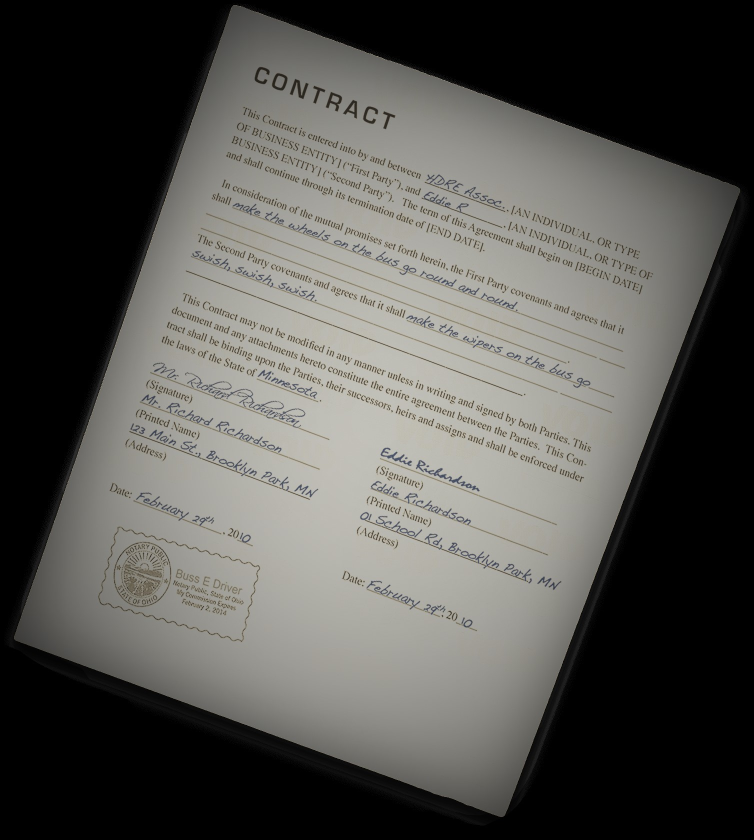
#> input picture images/01.jpg, 1508 x 1680 px (shown at 1/2 size)
$ python blur_detector_image.py --image images/01.jpg
#> lines starting #> are read from the running program, lines starting #| are printed output that depends on the picture
### blur_detector.py
# import the necessary packages
import matplotlib.pyplot as plt
import numpy as np

def detect_blur_fft(image, size=60, thresh=5, vis=False):
	# grab the dimensions of the image and use the dimensions to
	# derive the center (x, y)-coordinates
	(h, w) = image.shape
	(cX, cY) = (int(w / 2.0), int(h / 2.0))

    # compute the FFT to find the frequency transform, then shift
	# the zero frequency component (i.e., DC component located at
	# the top-left corner) to the center where it will be more
	# easy to analyze
	fft = np.fft.fft2(image)
	fftShift = np.fft.fftshift(fft)

    # check to see if we are visualizing our output
	if vis:
		# compute the magnitude spectrum of the transform
		magnitude = 20 * np.log(np.abs(fftShift))

		# display the original input image
		(fig, ax) = plt.subplots(1, 2, )
		ax[0].imshow(image, cmap="gray")
		ax[0].set_title("Input")
		ax[0].set_xticks([])
		ax[0].set_yticks([])

		# display the magnitude image
		ax[1].imshow(magnitude, cmap="gray")
		ax[1].set_title("Magnitude Spectrum")
		ax[1].set_xticks([])
		ax[1].set_yticks([])

		# show our plots
		plt.show()

    # zero-out the center of the FFT shift (i.e., remove low
	# frequencies), apply the inverse shift such that the DC
	# component once again becomes the top-left, and then apply
	# the inverse FFT
	fftShift[cY - size:cY + size, cX - size:cX + size] = 0
	fftShift = np.fft.ifftshift(fftShift)
	recon = np.fft.ifft2(fftShift)

    # compute the magnitude spectrum of the reconstructed image,
	# then compute the mean of the magnitude values
	magnitude = 20 * np.log(np.abs(recon))
	mean = np.mean(magnitude)

	# the image will be considered "blurry" if the mean value of the
	# magnitudes is less than the threshold value
	return (mean, mean <= thresh)

### blur_detector_image.py
# import the necessary packages
from blur_detector import detect_blur_fft
import numpy as np
import argparse
import imutils
import cv2

# construct the argument parser and parse the arguments
ap = argparse.ArgumentParser()
ap.add_argument("-i", "--image", type=str, required=True,
	help="path input image that we'll detect blur in")
ap.add_argument("-t", "--thresh", type=int, default=5,
	help="threshold for our blur detector to fire")
ap.add_argument("-v", "--vis", type=int, default=-1,
	help="whether or not we are visualizing intermediary steps")
ap.add_argument("-d", "--test", type=int, default=-1,
	help="whether or not we should progressively blur the image")
args = vars(ap.parse_args())

# load the input image from disk, resize it, and convert it to
# grayscale
orig = cv2.imread(args["image"])
#> orig is the input picture: shape (1680, 1508, 3); mean B, G, R 79.8, 83.5, 84.2
orig = imutils.resize(orig, width=500)
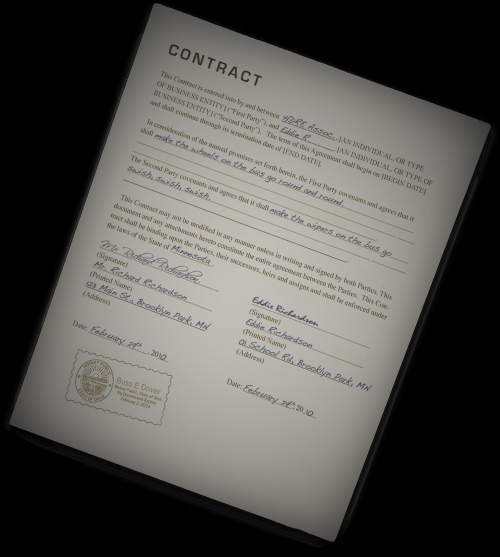
#> orig: shape (557, 500, 3); mean B, G, R 79.8, 83.5, 84.2
gray = cv2.cvtColor(orig, cv2.COLOR_BGR2GRAY)

# apply our blur detector using the FFT
(mean, blurry) = detect_blur_fft(gray, size=60,
	thresh=args["thresh"], vis=args["vis"] > 0)
#> in detect_blur_fft, `magnitude = 20 * np.log(np.abs(recon))`:
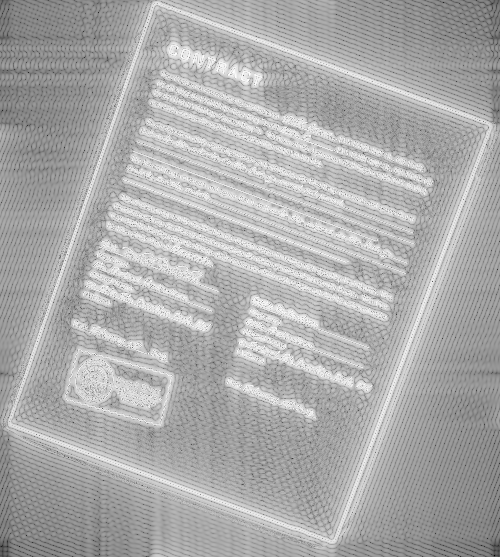
#> magnitude: shape (557, 500) float64; min -155.9, max 86.2, mean 7.4; drawn with min black and max white
#> in detect_blur_fft, `mean = np.mean(magnitude)`: mean = 7.4
#> mean = 7.4; blurry = False

# draw on the image, indicating whether or not it is blurry
image = np.dstack([gray] * 3)
color = (0, 0, 255) if blurry else (0, 255, 0)
#> color = (0, 255, 0)
text = "Blurry ({:.4f})" if blurry else "Not Blurry ({:.4f})"
#> text = 'Not Blurry ({:.4f})'
text = text.format(mean)
#> text = 'Not Blurry (7.4047)'
cv2.putText(image, text, (10, 25), cv2.FONT_HERSHEY_SIMPLEX, 0.7,
	color, 2)
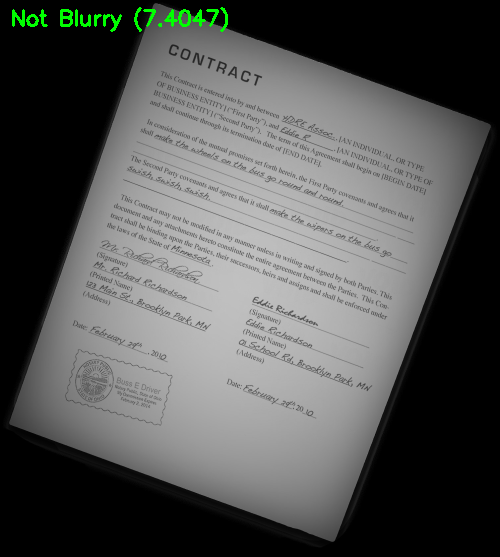
#> image: shape (557, 500, 3); mean of channels 0, 1, 2 83.3, 84.6, 83.3; drawn as B, G, R
print("[INFO] {}".format(text))
#| [INFO] Not Blurry (7.4047)

# show the output image
cv2.imshow("Output", image)
cv2.waitKey(0)

# check to see if are going to test our FFT blurriness detector using
# various sizes of a Gaussian kernel
if args["test"] > 0:
	# loop over various blur radii
	for radius in range(1, 30, 2):
		# clone the original grayscale image
		image = gray.copy()

		# check to see if the kernel radius is greater than zero
		if radius > 0:
			# blur the input image by the supplied radius using a
			# Gaussian kernel
			image = cv2.GaussianBlur(image, (radius, radius), 0)

			# apply our blur detector using the FFT
			(mean, blurry) = detect_blur_fft(image, size=60,
				thresh=args["thresh"], vis=args["vis"] > 0)

			# draw on the image, indicating whether or not it is
			# blurry
			image = np.dstack([image] * 3)
			color = (0, 0, 255) if blurry else (0, 255, 0)
			text = "Blurry ({:.4f})" if blurry else "Not Blurry ({:.4f})"
			text = text.format(mean)
			cv2.putText(image, text, (10, 25), cv2.FONT_HERSHEY_SIMPLEX,
				0.7, color, 2)
			print("[INFO] Kernel: {}, Result: {}".format(radius, text))

		# show the image
		cv2.imshow("Test Image", image)
		cv2.waitKey(0)
